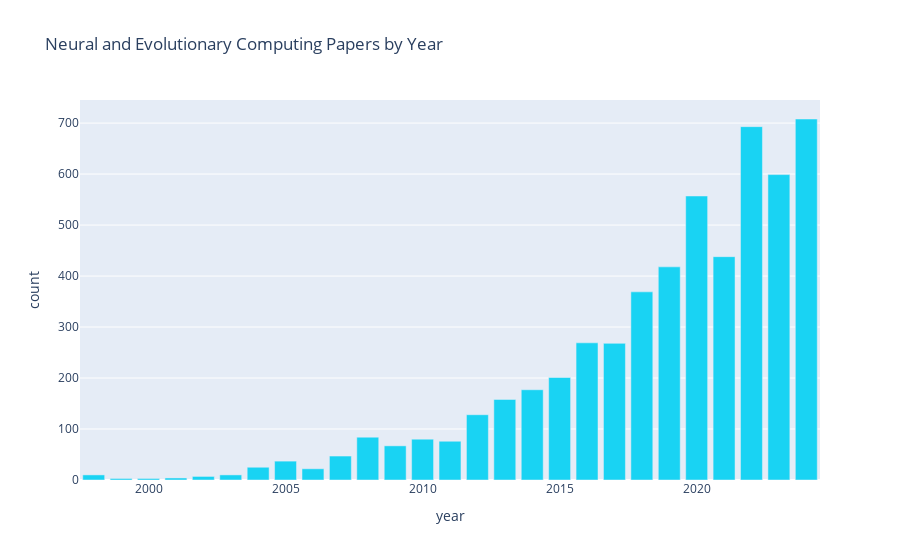

Notebook cell for this chart:
### Code cell
top = 'Neural and Evolutionary Computing'
px.bar(cat_year_num.query("category == @top"), x = 'year', y = 'count', title= top + " Papers by Year", color_discrete_sequence=[color_dict[top]])

### Figure 1 — Plotly figure (JSON) as saved in the notebook; plotly's stock layout.template omitted (floating-point values rounded to 4 significant figures)
{"data": [{"hovertemplate": "year=%{x}<br>count=%{y}<extra></extra>", "legendgroup": "", "marker": {"color": "#19D3F3", "pattern": {"shape": ""}}, "name": "", "orientation": "v", "showlegend": false, "textposition": "auto", "type": "bar", "x": [1998, 1999, 2000, 2001, 2002, 2003, 2004, 2005, 2006, 2007, 2008, 2009, 2010, 2011, 2012, 2013, 2014, 2015, 2016, 2017, 2018, 2019, 2020, 2021, 2022, 2023, 2024], "xaxis": "x", "y": [10, 3, 3, 4, 7, 10, 25, 37, 22, 47, 84, 67, 80, 76, 128, 158, 177, 201, 269, 268, 369, 418, 557, 438, 693, 599, 708], "yaxis": "y"}], "layout": {"barmode": "relative", "legend": {"tracegroupgap": 0}, "title": {"text": "Neural and Evolutionary Computing Papers by Year"}, "xaxis": {"anchor": "y", "domain": [0, 1], "title": {"text": "year"}}, "yaxis": {"anchor": "x", "domain": [0, 1], "title": {"text": "count"}}}}
